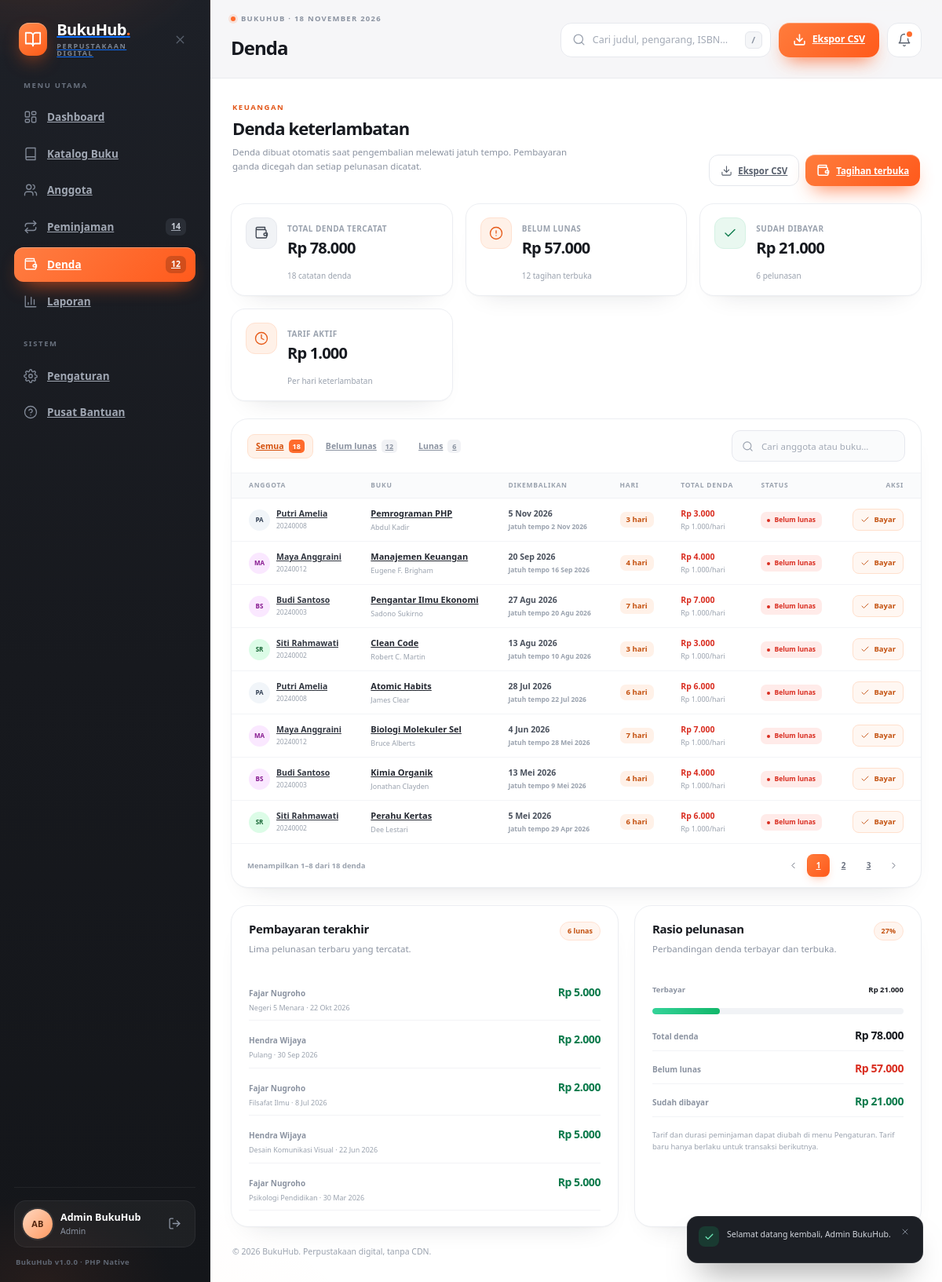
Screenshot of /index.php?page=fines (signed in) with the database file from the repository.
### tables this page shows
CREATE TABLE `denda` (
  `id_denda`      INT UNSIGNED NOT NULL AUTO_INCREMENT,
  `id_peminjaman` INT UNSIGNED NOT NULL,
  `jumlah_hari`   SMALLINT UNSIGNED NOT NULL DEFAULT 0,
  `tarif_per_hari` INT UNSIGNED NOT NULL DEFAULT 1000,
  `total_denda`   INT UNSIGNED NOT NULL DEFAULT 0,
  `status_bayar`  ENUM('belum_lunas','lunas') NOT NULL DEFAULT 'belum_lunas',
  `tgl_bayar`     DATE NULL DEFAULT NULL,
  `paid_by`       INT UNSIGNED NULL DEFAULT NULL,
  `created_at`    TIMESTAMP NOT NULL DEFAULT CURRENT_TIMESTAMP,
  `updated_at`    TIMESTAMP NOT NULL DEFAULT CURRENT_TIMESTAMP ON UPDATE CURRENT_TIMESTAMP,
  PRIMARY KEY (`id_denda`),
  UNIQUE KEY `uq_denda_peminjaman` (`id_peminjaman`),
  KEY `idx_denda_status` (`status_bayar`),
  KEY `idx_denda_tgl_bayar` (`tgl_bayar`),
  KEY `idx_denda_paid_by` (`paid_by`),
  CONSTRAINT `fk_denda_peminjaman` FOREIGN KEY (`id_peminjaman`)
    REFERENCES `peminjaman` (`id_peminjaman`) ON DELETE RESTRICT ON UPDATE CASCADE,
  CONSTRAINT `fk_denda_user` FOREIGN KEY (`paid_by`)
    REFERENCES `users` (`id_user`) ON DELETE SET NULL ON UPDATE CASCADE
);

CREATE TABLE `anggota` (
  `id_anggota` INT UNSIGNED NOT NULL AUTO_INCREMENT,
  `nama`       VARCHAR(100) NOT NULL,
  `nim_nik`    VARCHAR(30)  NOT NULL,
  `email`      VARCHAR(120) NOT NULL,
  `telepon`    VARCHAR(20)  NULL DEFAULT NULL,
  `alamat`     VARCHAR(255) NULL DEFAULT NULL,
  `maks_pinjam` TINYINT UNSIGNED NOT NULL DEFAULT 3,
  `status`     ENUM('aktif','nonaktif') NOT NULL DEFAULT 'aktif',
  `created_at` TIMESTAMP NOT NULL DEFAULT CURRENT_TIMESTAMP,
  `updated_at` TIMESTAMP NOT NULL DEFAULT CURRENT_TIMESTAMP ON UPDATE CURRENT_TIMESTAMP,
  PRIMARY KEY (`id_anggota`),
  UNIQUE KEY `uq_anggota_nim` (`nim_nik`),
  UNIQUE KEY `uq_anggota_email` (`email`),
  KEY `idx_anggota_status` (`status`),
  KEY `idx_anggota_nama` (`nama`)
);

CREATE TABLE `buku` (
  `id_buku`         INT UNSIGNED NOT NULL AUTO_INCREMENT,
  `judul`           VARCHAR(180) NOT NULL,
  `pengarang`       VARCHAR(120) NOT NULL,
  `kategori`        VARCHAR(40)  NOT NULL,
  `isbn`            VARCHAR(30)  NULL DEFAULT NULL,
  `penerbit`        VARCHAR(120) NULL DEFAULT NULL,
  `tahun_terbit`    SMALLINT UNSIGNED NULL DEFAULT NULL,
  `sinopsis`        TEXT NULL DEFAULT NULL,
  `jumlah_eksemplar` SMALLINT UNSIGNED NOT NULL DEFAULT 1,
  `stok_tersedia`   SMALLINT UNSIGNED NOT NULL DEFAULT 1,
  `created_at`      TIMESTAMP NOT NULL DEFAULT CURRENT_TIMESTAMP,
  `updated_at`      TIMESTAMP NOT NULL DEFAULT CURRENT_TIMESTAMP ON UPDATE CURRENT_TIMESTAMP,
  PRIMARY KEY (`id_buku`),
  KEY `idx_buku_judul` (`judul`),
  KEY `idx_buku_pengarang` (`pengarang`),
  KEY `idx_buku_kategori` (`kategori`),
  KEY `idx_buku_isbn` (`isbn`),
  KEY `idx_buku_stok` (`stok_tersedia`)
);

CREATE TABLE `peminjaman` (
  `id_peminjaman`    INT UNSIGNED NOT NULL AUTO_INCREMENT,
  `id_anggota`       INT UNSIGNED NOT NULL,
  `id_buku`          INT UNSIGNED NOT NULL,
  `tgl_pinjam`       DATE NOT NULL,
  `tgl_kembali_rencana` DATE NOT NULL,
  `tgl_kembali_real` DATE NULL DEFAULT NULL,
  `status`           ENUM('dipinjam','dikembalikan') NOT NULL DEFAULT 'dipinjam',
  `denda_per_hari`   INT UNSIGNED NOT NULL DEFAULT 1000,
  `created_by`       INT UNSIGNED NULL DEFAULT NULL,
  `created_at`       TIMESTAMP NOT NULL DEFAULT CURRENT_TIMESTAMP,
  `updated_at`       TIMESTAMP NOT NULL DEFAULT CURRENT_TIMESTAMP ON UPDATE CURRENT_TIMESTAMP,
  PRIMARY KEY (`id_peminjaman`),
  KEY `idx_peminjaman_anggota` (`id_anggota`),
  KEY `idx_peminjaman_buku` (`id_buku`),
  KEY `idx_peminjaman_status` (`status`),
  KEY `idx_peminjaman_tgl_pinjam` (`tgl_pinjam`),
  KEY `idx_peminjaman_jatuh_tempo` (`tgl_kembali_rencana`),
  KEY `idx_peminjaman_created_by` (`created_by`),
  CONSTRAINT `fk_peminjaman_anggota` FOREIGN KEY (`id_anggota`)
    REFERENCES `anggota` (`id_anggota`) ON DELETE RESTRICT ON UPDATE CASCADE,
  CONSTRAINT `fk_peminjaman_buku` FOREIGN KEY (`id_buku`)
    REFERENCES `buku` (`id_buku`) ON DELETE RESTRICT ON UPDATE CASCADE,
  CONSTRAINT `fk_peminjaman_user` FOREIGN KEY (`created_by`)
    REFERENCES `users` (`id_user`) ON DELETE SET NULL ON UPDATE CASCADE
);

### views/fines/index.php (the view, shortened to what the rows shown need)
<section class="view is-active" aria-labelledby="finesHeading">
  <div class="module-head">
    <div>
      <h2 class="module-title" id="finesHeading">Denda keterlambatan</h2>
    </div>
  </div>
  <div class="card module-card">
    <div class="table-wrap">
      <table class="data-table">
        <thead>
          <tr>
            <th>Anggota</th>
            <th>Buku</th>
            <th>Dikembalikan</th>
            <th>Hari</th>
            <th>Total denda</th>
            <th>Status</th>
            <th class="th-actions">Aksi</th>
          </tr>
        </thead>
        <tbody>
          <?php if (empty($fines['items'])): ?>
            <?= empty_row(7, 'Tidak ada data denda', 'Denda muncul saat ada pengembalian yang melewati jatuh tempo.') ?>
          <?php else: ?>
            <?php foreach ($fines['items'] as $fine): ?>
              <?php
                $avatar = avatar_style((int) $fine['id_anggota']);
                $paid = ($fine['status_bayar'] ?? '') === 'lunas';
              ?>
              <tr>
                <td>
                  <div class="member-cell">
                    <span class="member-avatar" style="--av-bg: <?= e($avatar[0]) ?>; --av-ink: <?= e($avatar[1]) ?>"><?= e(initials($fine['anggota_nama'])) ?></span>
                    <span class="member-meta">
                      <a class="member-name" href="<?= e(member_url((int) $fine['id_anggota'])) ?>"><?= e($fine['anggota_nama']) ?></a>
                      <span class="member-id"><?= e($fine['nim_nik']) ?></span>
                    </span>
                  </div>
                </td>
                <td>
                  <a class="book-title" href="<?= e(book_url((int) $fine['id_buku'])) ?>"><?= e($fine['judul']) ?></a>
                  <span class="sub-cell"><?= e($fine['pengarang']) ?></span>
                </td>
                <td class="date-cell">
                  <span class="date-main"><?= e(format_date($fine['tgl_kembali_real'])) ?></span>
                  <span class="date-note">Jatuh tempo <?= e(format_date($fine['tgl_kembali_rencana'])) ?></span>
                </td>
                <td><span class="count-pill count-pill--warn"><?= (int) $fine['jumlah_hari'] ?> hari</span></td>
                <td>
                  <span class="money-cell<?= $paid ? '' : ' money-cell--due' ?>"><?= money($fine['total_denda']) ?></span>
                  <span class="sub-cell"><?= money($fine['tarif_per_hari']) ?>/hari</span>
                </td>
                <td>
                  <span class="status-chip <?= $paid ? 'status-chip--paid' : 'status-chip--due' ?>">
                    <?= $paid ? 'Lunas' : 'Belum lunas' ?>
                  </span>
                </td>
                <td>
                  <div class="row-actions">
                    <?php if (!$paid): ?>
                      <button class="row-btn row-btn--text" type="button"
                        data-confirm
                        data-url="<?= e(url('fines', ['action' => 'pay'])) ?>"
                        data-id="<?= (int) $fine['id_denda'] ?>"
                        data-title="Tandai denda lunas?"
                        data-sub="Catatan denda tetap tersimpan sebagai riwayat."
                        data-ok="Tandai lunas"
                        data-danger="0"
                        data-message="Denda &lt;strong&gt;<?= e(money($fine['total_denda'])) ?>&lt;/strong&gt; dari &lt;strong&gt;<?= e($fine['anggota_nama']) ?>&lt;/strong&gt; akan ditandai lunas.">
                        <svg class="icon"><use href="#i-check" /></svg> Bayar
                      </button>
                    <?php else: ?>
                      <span class="muted-cell">Selesai</span>
                    <?php endif; ?>
                  </div>
                </td>
              </tr>
            <?php endforeach; ?>
          <?php endif; ?>
        </tbody>
      </table>
    </div>
    <?= render_pager($fines, 'denda') ?>
  </div>
  <div class="report-grid">
    <div class="card report-card">
      <div class="report-head">
        <div>
          <h2 class="module-title module-title--sm">Pembayaran terakhir</h2>
        </div>
      </div>
      <div class="fine-summary">
        <?php if (empty($payments)): ?>
          <p class="fine-foot">Belum ada pembayaran denda.</p>
        <?php else: ?>
          <?php foreach ($payments as $payment): ?>
            <div class="fine-summary-row">
              <span>
                <span class="fine-summary-label"><?= e($payment['anggota_nama']) ?></span>
                <span class="sub-cell"><?= e($payment['judul']) ?> · <?= e(format_date($payment['tgl_bayar'])) ?></span>
              </span>
              <span class="fine-summary-value fine-summary-value--paid"><?= money($payment['total_denda']) ?></span>
            </div>
          <?php endforeach; ?>
        <?php endif; ?>
      </div>
    </div>
    <div class="card report-card">
      <div class="report-head">
        <div>
          <h2 class="module-title module-title--sm">Rasio pelunasan</h2>
        </div>
      </div>
    </div>
  </div>
</section>

### app/Helpers/functions.php (shortened to what the rows shown need)
<?php
function e(mixed $value): string
{
    return htmlspecialchars((string) ($value ?? ''), ENT_QUOTES | ENT_SUBSTITUTE, 'UTF-8');
}
function money(mixed $amount): string
{
    return 'Rp ' . number_format((float) $amount, 0, ',', '.');
}
function month_short_names(): array
{
    return [1 => 'Jan', 'Feb', 'Mar', 'Apr', 'Mei', 'Jun', 'Jul', 'Agu', 'Sep', 'Okt', 'Nov', 'Des'];
}
function format_date(?string $date, bool $withYear = true): string
{
    $timestamp = strtotime($date);
    $short = month_short_names();
    $text = date('j', $timestamp) . ' ' . $short[(int) date('n', $timestamp)];
    return $withYear ? $text . ' ' . date('Y', $timestamp) : $text;
}
function url(string $page = 'dashboard', array $params = []): string
{
    $query = array_merge(['page' => $page], $params);
    $clean = [];
    foreach ($query as $key => $value) {
        if ($value === null || $value === '') {
            continue;
        }
        $clean[$key] = $value;
    }
    return 'index.php?' . http_build_query($clean);
}
function url_with(array $overrides): string
{
    $params = $_GET;
    $route = $params['page'] ?? 'dashboard';
    unset($params['page']);
    foreach ($overrides as $key => $value) {
        if ($value === null || $value === '') {
            unset($params[$key]);
        } else {
            $params[$key] = $value;
        }
    }
    return url((string) $route, $params);
}
function initials(?string $name): string
{
    $parts = preg_split('/\s+/', trim((string) $name)) ?: [];
    $parts = array_values(array_filter($parts, static fn ($part) => $part !== ''));
    $letters = '';
    foreach (array_slice($parts, 0, 2) as $part) {
        $letters .= mb_strtoupper(mb_substr($part, 0, 1));
    }
    return $letters;
}
function avatar_style(int $id): array
{
    $palette = [
        ['#ffe4d6', '#b54708'], ['#e0f2fe', '#0369a1'], ['#dcfce7', '#166534'],
        ['#fae8ff', '#86198f'], ['#fef3c7', '#92400e'], ['#cffafe', '#0e7490'],
        ['#ede9fe', '#5b21b6'], ['#ffedd5', '#9a3412'], ['#f1f5f9', '#334155'],
    ];
    return $palette[abs($id) % count($palette)];
}
function book_url(int $id, string $action = 'show'): string
{
    return url('books', ['action' => $action, 'id' => $id]);
}
function member_url(int $id, string $action = 'show'): string
{
    return url('members', ['action' => $action, 'id' => $id]);
}
function render_pager(array $result, string $unit = 'data'): string
{
    $total = (int) $result['total'];
    $page = (int) $result['page'];
    $totalPages = (int) $result['totalPages'];
    $summary = 'Menampilkan <strong>' . $result['from'] . '–' . $result['to'] . '</strong> dari ' . $total . ' ' . e($unit);
    $html = '<div class="module-foot"><span class="pager-summary">' . $summary . '</span>';
    if ($totalPages > 1) {
        $html .= '<div class="pager-controls">';
        $html .= '<a class="page-btn" href="' . e(url_with(['p' => max(1, $page - 1)])) . '" aria-label="Halaman sebelumnya"'
            . ($page <= 1 ? ' aria-disabled="true" tabindex="-1"' : '') . '>'
            . '<svg class="icon"><use href="#i-chevron-left"/></svg></a>';
        foreach (pager_pages($page, $totalPages) as $item) {
            $number = (int) $item;
            $html .= '<a class="page-btn' . ($number === $page ? ' is-active' : '') . '" href="'
                . e(url_with(['p' => $number])) . '"'
                . ($number === $page ? ' aria-current="page"' : '') . '>' . $number . '</a>';
        }
        $html .= '<a class="page-btn" href="' . e(url_with(['p' => min($totalPages, $page + 1)])) . '" aria-label="Halaman berikutnya"'
            . ($page >= $totalPages ? ' aria-disabled="true" tabindex="-1"' : '') . '>'
            . '<svg class="icon"><use href="#i-chevron-right"/></svg></a>';
        $html .= '</div>';
    }
    return $html . '</div>';
}
function pager_pages(int $current, int $totalPages): array
{
    if ($totalPages <= 7) {
        return range(1, $totalPages);
    }
    $pages = [1];
    $pages[] = $totalPages;
    return $pages;
}

### rows the page displays
denda: anggota.nama "PA", anggota.nama "Putri Amelia", anggota.nim_nik "20240008", buku.judul "Pemrograman PHP", buku.pengarang "Abdul Kadir", id_peminjaman.tgl_kembali_real "5 Nov 2026", id_peminjaman.tgl_kembali_rencana "2 Nov 2026", jumlah_hari "3", total_denda "Rp 3.000", tarif_per_hari "Rp 1.000", status_bayar "Belum lunas", id_denda "1", jumlah_hari "1", jumlah_hari "2"
denda: anggota.nama "MA", anggota.nama "Maya Anggraini", anggota.nim_nik "20240012", buku.judul "Manajemen Keuangan", buku.pengarang "Eugene F. Brigham", id_peminjaman.tgl_kembali_real "20 Sep 2026", id_peminjaman.tgl_kembali_rencana "16 Sep 2026", jumlah_hari "4", total_denda "Rp 4.000", tarif_per_hari "Rp 1.000", status_bayar "Belum lunas"
denda: anggota.nama "BS", anggota.nama "Budi Santoso", anggota.nim_nik "20240003", buku.judul "Pengantar Ilmu Ekonomi", buku.pengarang "Sadono Sukirno", id_peminjaman.tgl_kembali_real "27 Agu 2026", id_peminjaman.tgl_kembali_rencana "20 Agu 2026", jumlah_hari "7", total_denda "Rp 7.000", tarif_per_hari "Rp 1.000", status_bayar "Belum lunas"
denda: anggota.nama "SR", anggota.nama "Siti Rahmawati", anggota.nim_nik "20240002", buku.judul "Clean Code", buku.pengarang "Robert C. Martin", id_peminjaman.tgl_kembali_real "13 Agu 2026", id_peminjaman.tgl_kembali_rencana "10 Agu 2026", jumlah_hari "3", total_denda "Rp 3.000", tarif_per_hari "Rp 1.000", status_bayar "Belum lunas"
denda: anggota.nama "PA", anggota.nama "Putri Amelia", anggota.nim_nik "20240008", buku.judul "Atomic Habits", buku.pengarang "James Clear", id_peminjaman.tgl_kembali_real "28 Jul 2026", id_peminjaman.tgl_kembali_rencana "22 Jul 2026", jumlah_hari "6", total_denda "Rp 6.000", tarif_per_hari "Rp 1.000", status_bayar "Belum lunas"
denda: anggota.nama "MA", anggota.nama "Maya Anggraini", anggota.nim_nik "20240012", buku.judul "Biologi Molekuler Sel", buku.pengarang "Bruce Alberts", id_peminjaman.tgl_kembali_real "4 Jun 2026", id_peminjaman.tgl_kembali_rencana "28 Mei 2026", jumlah_hari "7", total_denda "Rp 7.000", tarif_per_hari "Rp 1.000", status_bayar "Belum lunas"
denda: anggota.nama "BS", anggota.nama "Budi Santoso", anggota.nim_nik "20240003", buku.judul "Kimia Organik", buku.pengarang "Jonathan Clayden", id_peminjaman.tgl_kembali_real "13 Mei 2026", id_peminjaman.tgl_kembali_rencana "9 Mei 2026", jumlah_hari "4", total_denda "Rp 4.000", tarif_per_hari "Rp 1.000", status_bayar "Belum lunas"
denda: anggota.nama "SR", anggota.nama "Siti Rahmawati", anggota.nim_nik "20240002", buku.judul "Perahu Kertas", buku.pengarang "Dee Lestari", id_peminjaman.tgl_kembali_real "5 Mei 2026", id_peminjaman.tgl_kembali_rencana "29 Apr 2026", jumlah_hari "6", total_denda "Rp 6.000", tarif_per_hari "Rp 1.000", status_bayar "Belum lunas"
peminjaman: id_anggota "8"
denda: anggota.nama "Fajar Nugroho", buku.judul "Negeri 5 Menara", tgl_bayar "22 Okt 2026", total_denda "Rp 5.000"
denda: anggota.nama "Hendra Wijaya", buku.judul "Pulang", tgl_bayar "30 Sep 2026", total_denda "Rp 2.000"
denda: anggota.nama "Fajar Nugroho", buku.judul "Filsafat Ilmu", tgl_bayar "8 Jul 2026", total_denda "Rp 2.000"
denda: anggota.nama "Hendra Wijaya", buku.judul "Desain Komunikasi Visual", tgl_bayar "22 Jun 2026", total_denda "Rp 5.000"
denda: anggota.nama "Fajar Nugroho", buku.judul "Psikologi Pendidikan", tgl_bayar "30 Mar 2026", total_denda "Rp 5.000"

### other values shown
$navCounts['active_loans'] "14"
$navCounts['unpaid_fines'] "12"
initials($user['nama'] ?? 'Admin') "AB"
$user['nama'] "Admin BukuHub"
$user['role'] "Admin"
config('version', '1.0.0') "1.0.0"
$pageTitle "Denda"
$topbarAction['label'] "Ekspor CSV"
money($stats['nilai_total'] ?? 0) "Rp 78.000"
num($stats['total'] ?? 0) "18"
money($stats['nilai_belum'] ?? 0) "Rp 57.000"
num($stats['jumlah_belum'] ?? 0) "12"
money($stats['nilai_lunas'] ?? 0) "Rp 21.000"
num($stats['jumlah_lunas'] ?? 0) "6"
money($tariff) "Rp 1.000"
